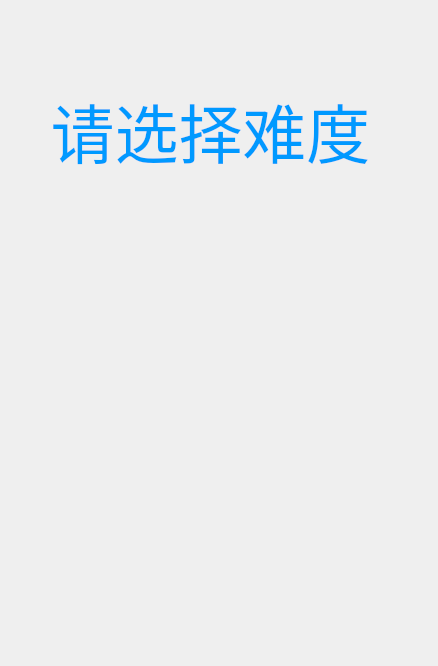
<?xml version="1.0" encoding="UTF-8"?>
<ui version="4.0">
 <class>ChooseLevelScene</class>
 <widget class="QWidget" name="ChooseLevelScene">
  <property name="geometry">
   <rect>
    <x>0</x>
    <y>0</y>
    <width>438</width>
    <height>666</height>
   </rect>
  </property>
  <property name="windowTitle">
   <string>数字华容道-选择菜单</string>
  </property>
  <property name="windowIcon">
   <iconset resource="res.qrc">
    <normaloff>:/Blankcat.png</normaloff>:/Blankcat.png</iconset>
  </property>
  <widget class="QPushButton" name="backBtn">
   <property name="geometry">
    <rect>
     <x>0</x>
     <y>600</y>
     <width>71</width>
     <height>61</height>
    </rect>
   </property>
   <property name="styleSheet">
    <string notr="true">border-style:none;
padding:11px;
border-radius:3px;
background:transparent;
iconSize:32 x 32</string>
   </property>
   <property name="text">
    <string/>
   </property>
   <property name="icon">
    <iconset resource="res.qrc">
     <normaloff>:/fast-backward-button.png</normaloff>:/fast-backward-button.png</iconset>
   </property>
   <property name="iconSize">
    <size>
     <width>60</width>
     <height>60</height>
    </size>
   </property>
  </widget>
  <widget class="QLabel" name="label_2">
   <property name="geometry">
    <rect>
     <x>40</x>
     <y>50</y>
     <width>341</width>
     <height>161</height>
    </rect>
   </property>
   <property name="font">
    <font>
     <family>阿里妈妈东方大楷</family>
     <pointsize>48</pointsize>
    </font>
   </property>
   <property name="text">
    <string>&lt;html&gt;&lt;head/&gt;&lt;body&gt;&lt;p align=&quot;center&quot;&gt;&lt;span style=&quot; color:#0099ff;&quot;&gt;请选择难度&lt;/span&gt;&lt;/p&gt;&lt;/body&gt;&lt;/html&gt;</string>
   </property>
  </widget>
  <widget class="QPushButton" name="LEVEL3">
   <property name="geometry">
    <rect>
     <x>110</x>
     <y>290</y>
     <width>211</width>
     <height>71</height>
    </rect>
   </property>
   <property name="styleSheet">
    <string notr="true">border-style:none;
padding:11px;
border-radius:3px;
background:transparent;</string>
   </property>
   <property name="text">
    <string/>
   </property>
   <property name="icon">
    <iconset resource="res.qrc">
     <normaloff>:/3X3.png</normaloff>:/3X3.png</iconset>
   </property>
   <property name="iconSize">
    <size>
     <width>154</width>
     <height>307</height>
    </size>
   </property>
  </widget>
  <widget class="QPushButton" name="LEVEL4">
   <property name="geometry">
    <rect>
     <x>110</x>
     <y>380</y>
     <width>211</width>
     <height>71</height>
    </rect>
   </property>
   <property name="styleSheet">
    <string notr="true">border-style:none;
padding:11px;
border-radius:3px;
background:transparent;</string>
   </property>
   <property name="text">
    <string/>
   </property>
   <property name="icon">
    <iconset resource="res.qrc">
     <normaloff>:/4X4.png</normaloff>:/4X4.png</iconset>
   </property>
   <property name="iconSize">
    <size>
     <width>154</width>
     <height>307</height>
    </size>
   </property>
  </widget>
  <widget class="QPushButton" name="LEVEL5">
   <property name="geometry">
    <rect>
     <x>110</x>
     <y>470</y>
     <width>211</width>
     <height>71</height>
    </rect>
   </property>
   <property name="styleSheet">
    <string notr="true">border-style:none;
padding:11px;
border-radius:3px;
background:transparent;</string>
   </property>
   <property name="text">
    <string/>
   </property>
   <property name="icon">
    <iconset resource="res.qrc">
     <normaloff>:/5X5.png</normaloff>:/5X5.png</iconset>
   </property>
   <property name="iconSize">
    <size>
     <width>154</width>
     <height>307</height>
    </size>
   </property>
  </widget>
  <widget class="QPushButton" name="BtnClose">
   <property name="geometry">
    <rect>
     <x>370</x>
     <y>600</y>
     <width>61</width>
     <height>61</height>
    </rect>
   </property>
   <property name="styleSheet">
    <string notr="true">border-style:none;
padding:11px;
border-radius:3px;
background:transparent;
iconSize:32 x 32</string>
   </property>
   <property name="text">
    <string/>
   </property>
   <property name="icon">
    <iconset resource="res.qrc">
     <normaloff>:/cancel.png</normaloff>:/cancel.png</iconset>
   </property>
   <property name="iconSize">
    <size>
     <width>60</width>
     <height>60</height>
    </size>
   </property>
  </widget>
  <widget class="QPushButton" name="LEVEL2">
   <property name="geometry">
    <rect>
     <x>110</x>
     <y>200</y>
     <width>211</width>
     <height>71</height>
    </rect>
   </property>
   <property name="styleSheet">
    <string notr="true">border-style:none;
padding:11px;
border-radius:3px;
background:transparent;</string>
   </property>
   <property name="text">
    <string/>
   </property>
   <property name="icon">
    <iconset resource="res.qrc">
     <normaloff>:/2X2.png</normaloff>:/2X2.png</iconset>
   </property>
   <property name="iconSize">
    <size>
     <width>154</width>
     <height>307</height>
    </size>
   </property>
  </widget>
 </widget>
 <resources>
  <include location="res.qrc"/>
 </resources>
 <connections>
  <connection>
   <sender>BtnClose</sender>
   <signal>clicked()</signal>
   <receiver>ChooseLevelScene</receiver>
   <slot>close()</slot>
   <hints>
    <hint type="sourcelabel">
     <x>396</x>
     <y>622</y>
    </hint>
    <hint type="destinationlabel">
     <x>342</x>
     <y>619</y>
    </hint>
   </hints>
  </connection>
 </connections>
</ui>
